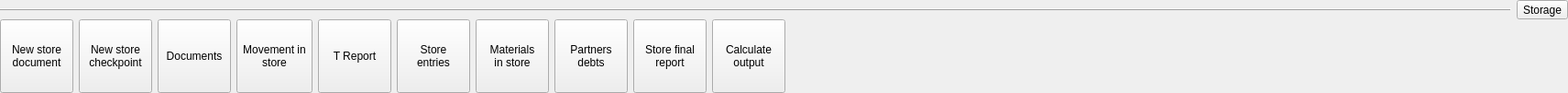
    <widget class="QWidget" name="widget_7" native="true">
     <layout class="QVBoxLayout" name="verticalLayout_4">
      <property name="spacing">
       <number>0</number>
      </property>
      <property name="leftMargin">
       <number>0</number>
      </property>
      <property name="topMargin">
       <number>0</number>
      </property>
      <property name="rightMargin">
       <number>0</number>
      </property>
      <property name="bottomMargin">
       <number>0</number>
      </property>
      <item>
       <widget class="QWidget" name="widget_8" native="true">
        <layout class="QHBoxLayout" name="horizontalLayout_6">
         <property name="leftMargin">
          <number>0</number>
         </property>
         <property name="topMargin">
          <number>0</number>
         </property>
         <property name="rightMargin">
          <number>0</number>
         </property>
         <property name="bottomMargin">
          <number>0</number>
         </property>
         <item>
          <widget class="Line" name="line_3">
           <property name="frameShadow">
            <enum>QFrame::Raised</enum>
           </property>
           <property name="orientation">
            <enum>Qt::Horizontal</enum>
           </property>
          </widget>
         </item>
         <item>
          <widget class="QToolButton" name="btnDocs">
           <property name="focusPolicy">
            <enum>Qt::NoFocus</enum>
           </property>
           <property name="text">
            <string>Storage</string>
           </property>
           <property name="toolButtonStyle">
            <enum>Qt::ToolButtonIconOnly</enum>
           </property>
          </widget>
         </item>
        </layout>
       </widget>
      </item>
      <item>
       <widget class="QWidget" name="widget_9" native="true">
        <layout class="QHBoxLayout" name="horizontalLayout_7">
         <property name="leftMargin">
          <number>0</number>
         </property>
         <property name="topMargin">
          <number>0</number>
         </property>
         <property name="rightMargin">
          <number>0</number>
         </property>
         <property name="bottomMargin">
          <number>0</number>
         </property>
         <item>
          <widget class="QToolButton" name="btnNewStoreDoc">
           <property name="minimumSize">
            <size>
             <width>80</width>
             <height>80</height>
            </size>
           </property>
           <property name="maximumSize">
            <size>
             <width>222</width>
             <height>222</height>
            </size>
           </property>
           <property name="text">
            <string>New store
document</string>
           </property>
           <property name="icon">
            <iconset resource="res.qrc">
             <normaloff>:/images/revive.png</normaloff>:/images/revive.png</iconset>
           </property>
           <property name="iconSize">
            <size>
             <width>32</width>
             <height>32</height>
            </size>
           </property>
           <property name="toolButtonStyle">
            <enum>Qt::ToolButtonTextUnderIcon</enum>
           </property>
          </widget>
         </item>
         <item>
          <widget class="QToolButton" name="btnNewStoreCheckPoint">
           <property name="minimumSize">
            <size>
             <width>80</width>
             <height>80</height>
            </size>
           </property>
           <property name="maximumSize">
            <size>
             <width>222</width>
             <height>222</height>
            </size>
           </property>
           <property name="text">
            <string>New store
checkpoint</string>
           </property>
           <property name="icon">
            <iconset resource="res.qrc">
             <normaloff>:/images/storeentry.png</normaloff>:/images/storeentry.png</iconset>
           </property>
           <property name="iconSize">
            <size>
             <width>32</width>
             <height>32</height>
            </size>
           </property>
           <property name="toolButtonStyle">
            <enum>Qt::ToolButtonTextUnderIcon</enum>
           </property>
          </widget>
         </item>
         <item>
          <widget class="QToolButton" name="btnDocuments">
           <property name="minimumSize">
            <size>
             <width>80</width>
             <height>80</height>
            </size>
           </property>
           <property name="maximumSize">
            <size>
             <width>222</width>
             <height>222</height>
            </size>
           </property>
           <property name="text">
            <string>Documents</string>
           </property>
           <property name="icon">
            <iconset resource="res.qrc">
             <normaloff>:/images/category.png</normaloff>:/images/category.png</iconset>
           </property>
           <property name="iconSize">
            <size>
             <width>32</width>
             <height>32</height>
            </size>
           </property>
           <property name="toolButtonStyle">
            <enum>Qt::ToolButtonTextUnderIcon</enum>
           </property>
          </widget>
         </item>
         <item>
          <widget class="QToolButton" name="btnMoveInStore">
           <property name="minimumSize">
            <size>
             <width>80</width>
             <height>80</height>
            </size>
           </property>
           <property name="maximumSize">
            <size>
             <width>222</width>
             <height>222</height>
            </size>
           </property>
           <property name="text">
            <string>Movement in
store</string>
           </property>
           <property name="icon">
            <iconset resource="res.qrc">
             <normaloff>:/images/category.png</normaloff>:/images/category.png</iconset>
           </property>
           <property name="iconSize">
            <size>
             <width>32</width>
             <height>32</height>
            </size>
           </property>
           <property name="toolButtonStyle">
            <enum>Qt::ToolButtonTextUnderIcon</enum>
           </property>
          </widget>
         </item>
         <item>
          <widget class="QToolButton" name="btnTStore">
           <property name="minimumSize">
            <size>
             <width>80</width>
             <height>80</height>
            </size>
           </property>
           <property name="maximumSize">
            <size>
             <width>222</width>
             <height>222</height>
            </size>
           </property>
           <property name="text">
            <string>T Report</string>
           </property>
           <property name="icon">
            <iconset resource="res.qrc">
             <normaloff>:/images/password.png</normaloff>:/images/password.png</iconset>
           </property>
           <property name="iconSize">
            <size>
             <width>32</width>
             <height>32</height>
            </size>
           </property>
           <property name="toolButtonStyle">
            <enum>Qt::ToolButtonTextUnderIcon</enum>
           </property>
          </widget>
         </item>
         <item>
          <widget class="QToolButton" name="btnStoreEntries">
           <property name="minimumSize">
            <size>
             <width>80</width>
             <height>80</height>
            </size>
           </property>
           <property name="maximumSize">
            <size>
             <width>222</width>
             <height>222</height>
            </size>
           </property>
           <property name="text">
            <string>Store
entries</string>
           </property>
           <property name="icon">
            <iconset resource="res.qrc">
             <normaloff>:/images/storeentry.png</normaloff>:/images/storeentry.png</iconset>
           </property>
           <property name="iconSize">
            <size>
             <width>32</width>
             <height>32</height>
            </size>
           </property>
           <property name="toolButtonStyle">
            <enum>Qt::ToolButtonTextUnderIcon</enum>
           </property>
          </widget>
         </item>
         <item>
          <widget class="QToolButton" name="btnStore">
           <property name="minimumSize">
            <size>
             <width>80</width>
             <height>80</height>
            </size>
           </property>
           <property name="maximumSize">
            <size>
             <width>222</width>
             <height>222</height>
            </size>
           </property>
           <property name="text">
            <string>Materials
in store</string>
           </property>
           <property name="icon">
            <iconset resource="res.qrc">
             <normaloff>:/images/storage.png</normaloff>:/images/storage.png</iconset>
           </property>
           <property name="iconSize">
            <size>
             <width>32</width>
             <height>32</height>
            </size>
           </property>
           <property name="toolButtonStyle">
            <enum>Qt::ToolButtonTextUnderIcon</enum>
           </property>
          </widget>
         </item>
         <item>
          <widget class="QToolButton" name="btnPartnerDebt">
           <property name="minimumSize">
            <size>
             <width>80</width>
             <height>80</height>
            </size>
           </property>
           <property name="maximumSize">
            <size>
             <width>222</width>
             <height>222</height>
            </size>
           </property>
           <property name="text">
            <string>Partners
debts</string>
           </property>
           <property name="icon">
            <iconset resource="res.qrc">
             <normaloff>:/images/storage.png</normaloff>:/images/storage.png</iconset>
           </property>
           <property name="iconSize">
            <size>
             <width>32</width>
             <height>32</height>
            </size>
           </property>
           <property name="toolButtonStyle">
            <enum>Qt::ToolButtonTextUnderIcon</enum>
           </property>
          </widget>
         </item>
         <item>
          <widget class="QToolButton" name="btnStoreFinal">
           <property name="minimumSize">
            <size>
             <width>80</width>
             <height>80</height>
            </size>
           </property>
           <property name="maximumSize">
            <size>
             <width>222</width>
             <height>222</height>
            </size>
           </property>
           <property name="text">
            <string>Store final
report</string>
           </property>
           <property name="icon">
            <iconset resource="res.qrc">
             <normaloff>:/images/storage.png</normaloff>:/images/storage.png</iconset>
           </property>
           <property name="iconSize">
            <size>
             <width>32</width>
             <height>32</height>
            </size>
           </property>
           <property name="toolButtonStyle">
            <enum>Qt::ToolButtonTextUnderIcon</enum>
           </property>
          </widget>
         </item>
         <item>
          <widget class="QToolButton" name="btnCaclOutput">
           <property name="minimumSize">
            <size>
             <width>80</width>
             <height>80</height>
            </size>
           </property>
           <property name="maximumSize">
            <size>
             <width>222</width>
             <height>222</height>
            </size>
           </property>
           <property name="text">
            <string>Calculate
output</string>
           </property>
           <property name="icon">
            <iconset resource="res.qrc">
             <normaloff>:/images/calculator.png</normaloff>:/images/calculator.png</iconset>
           </property>
           <property name="iconSize">
            <size>
             <width>32</width>
             <height>32</height>
            </size>
           </property>
           <property name="toolButtonStyle">
            <enum>Qt::ToolButtonTextUnderIcon</enum>
           </property>
          </widget>
         </item>
         <item>
          <spacer name="horizontalSpacer_4">
           <property name="orientation">
            <enum>Qt::Horizontal</enum>
           </property>
           <property name="sizeHint" stdset="0">
            <size>
             <width>854</width>
             <height>20</height>
            </size>
           </property>
          </spacer>
         </item>
        </layout>
       </widget>
      </item>
     </layout>
    </widget>
